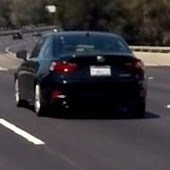
#> input picture project/test.jpg, 170 x 170 px; its folder holds only this picture in this run
$ python -i common.py   (imports and definitions only)
#> lines starting #> are read from the running program, lines starting #| are printed output that depends on the picture
# The MIT License (MIT)
#
# Copyright 2017 Artem Artemev, im@artemav.com
#
# Permission is hereby granted, free of charge, to any person obtaining a copy of this software
# and associated documentation files (the "Software"), to deal in the Software without restriction,
# including without limitation the rights to use, copy, modify, merge, publish, distribute,
# sublicense, and/or sell copies of the Software, and to permit persons to whom the Software is
# furnished to do so, subject to the following conditions:
# The above copyright notice and this permission notice shall be included in all copies or
# substantial portions of the Software.
#
# THE SOFTWARE IS PROVIDED "AS IS", WITHOUT WARRANTY OF ANY KIND, EXPRESS OR IMPLIED, INCLUDING
# BUT NOT LIMITED TO THE WARRANTIES OF MERCHANTABILITY, FITNESS FOR A PARTICULAR PURPOSE AND
# NONINFRINGEMENT. IN NO EVENT SHALL THE AUTHORS OR COPYRIGHT HOLDERS BE LIABLE FOR ANY CLAIM,
# DAMAGES OR OTHER LIABILITY, WHETHER IN AN ACTION OF CONTRACT, TORT OR OTHERWISE, ARISING FROM,
# OUT OF OR IN CONNECTION WITH THE SOFTWARE OR THE USE OR OTHER DEALINGS IN THE SOFTWARE.

import matplotlib.pyplot as plt
import numpy as np
import cv2 as cv
import os
import re

def load_image(filename, color='RGB'):
    im = cv.imread(filename, cv.IMREAD_COLOR)
    return cvt_color(im, color)

# [10 lines left out: function cvt_color, not called in this run]

def list_images(folder, regex=None):
    return np.array([filename for filename in _list_images(folder)])

# [23 lines left out: function _list_images, not called in this run]

def load_images(*dirs, color='RGB'):
    return np.array([im for im in _load_images(*dirs, color=color)])

# [13 lines left out: function _load_images, not called in this run]

def serialize(obj, filename):
    with open(filename, 'wb') as fd:
        pickle.dump(obj, fd)

# [48 lines left out: function show_image, not called in this run]

def equalize_hist(im, show=False):
#> called with show = False
    im_eq = cv.cvtColor(im, cv.COLOR_RGB2YCrCb)
#> im_eq: shape (170, 170, 3); mean of channels 0, 1, 2 58.5, 129.5, 128.9
    zeros = np.zeros(im_eq.shape[:2])
    im_eq[:,:,0] = cv.equalizeHist(im_eq[:,:,0], zeros)
#> im_eq: shape (170, 170, 3); mean of channels 0, 1, 2 120.9, 129.5, 128.9
    im_eq = cv.cvtColor(im_eq, cv.COLOR_YCrCb2RGB)
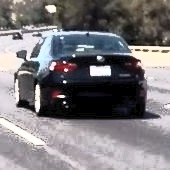
#> im_eq: shape (170, 170, 3); mean R, G, B 122.8, 119.5, 122.6
    if show == True:
        show_images(im, im_eq, 'original', 'equalized', 'Histogram equalization')
    return im_eq

## In [5]: data = model.VehiclesDataset(); m = model.CarModel(); data = m.prepare(data); m.fit(data)
## data/vehicles/GTI_MiddleClose
## data/vehicles/GTI_Left
## data/vehicles/KITTI_extracted
## data/vehicles/GTI_Far
## data/vehicles/GTI_Right
## data/OwnCollection/vehicles/Right
## data/OwnCollection/vehicles/Left
## data/OwnCollection/vehicles/Far
## data/OwnCollection/vehicles/MiddleClose
## data/non-vehicles/GTI
## data/non-vehicles/Extras
## data/OwnCollection/non-vehicles/Right
## data/OwnCollection/non-vehicles/Left
## data/OwnCollection/non-vehicles/Far
## data/OwnCollection/non-vehicles/MiddleClose
## Test accuracy: 0.99821
## AUC score: 0.99997

>>> import cv2
>>> picture = cv2.cvtColor(cv2.imread('project/test.jpg'), cv2.COLOR_BGR2RGB)
>>> result = equalize_hist(picture)
